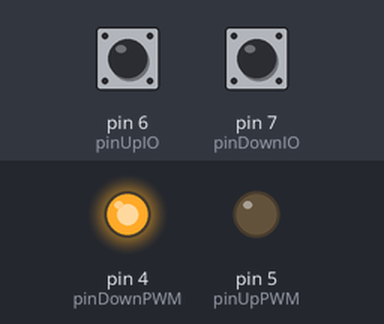
Bench run of a program on a simulated Arduino Mega 2560, built with avr-gcc and run on an emulated ATmega2560. Parts: output pins drawn as LEDs (lit = HIGH). Inputs (shaded band) come from the test bench; at power-on: pin 7 (pinDownIO) LOW, pin 6 (pinUpIO) LOW. What the program prints to the serial monitor is not drawn.

Above: at 0.9 s.
1.0 s: pin 7 (pinDownIO) pulled HIGH for 0.15 s
At 1.3 s:
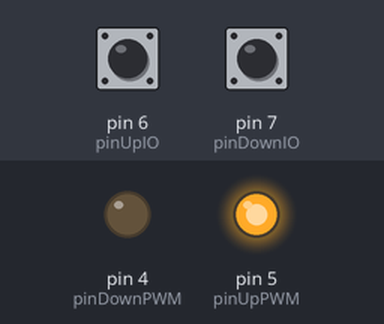
2.6 s: pin 6 (pinUpIO) pulled HIGH for 0.15 s
At 3.8 s:
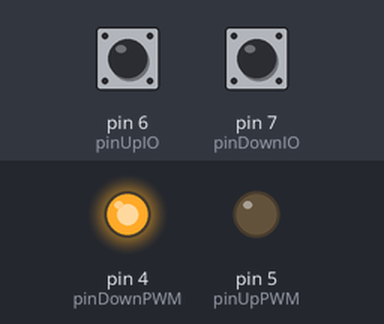
4.2 s: pin 7 (pinDownIO) pulled HIGH for 1 s
At 5.1 s:
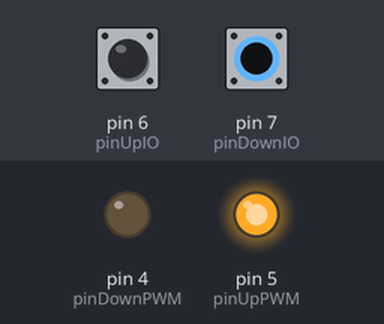
6.7 s: pin 6 (pinUpIO) pulled HIGH for 1 s
At 8.0 s:
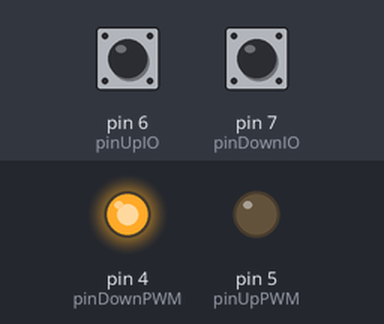
9.2 s: pin 7 (pinDownIO) pulled HIGH for 3.2 s
At 10.1 s:
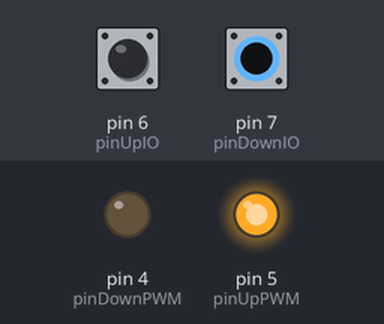
13.9 s: pin 6 (pinUpIO) driven HIGH and pin 7 (pinDownIO) driven HIGH
At 15.1 s:
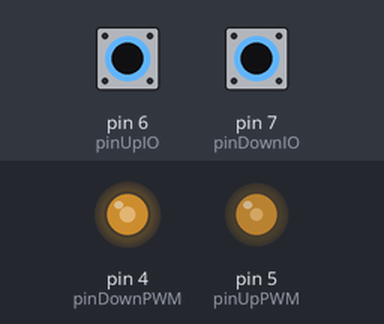
Timing chart, 0 to 16.4 s (numbered marks = the images above; inputs shaded):
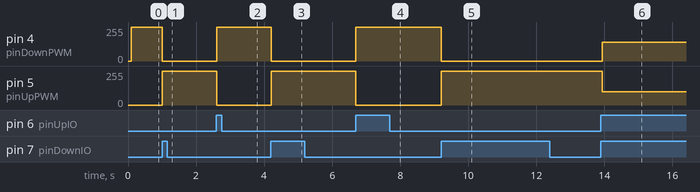

The program:

main.cpp
```cpp
// ######################################

// ============== main.cpp ==============

// ######################################

/**
 * @file Main Arduino file for running the NC4gate.
 */

// BUILT IN
#include "Arduino.h"
#include <Wire.h>

//============ VARIABLES ===============

// Pin mapping
int pinDownIO = 7;  // Down limit switch pin (green wire)
int pinUpIO = 6;    // Up limit switch pin (yellow wire)
int pinUpPWM = 5;   // Up PWM pin (blue wire)
int pinDownPWM = 4; // Down PWM pin (brown/white wire)

// PWM settings
uint8_t pwmUpFreq = 255;   // PWM dowm movement frequency [0, 255]
uint8_t pwmDownFreq = 255; // PWM up movement frequency [0, 255]

// Track switch state and the number of up/down cycles
double cycleCount = 0;

// Debugging variables
bool doTimingPrint = true; // Print the time between switches
bool doCyclePrint = false; // Print the number of cycles

//=============== FUNCTIONS =============

/**
 * @brief Print the latency for up and down movments for testing.
 *
 * @param switch_state The current switch state [1:down, 2:up].
 */
void printTimeBetweenSwitches(byte switch_state)
{
  unsigned long current_time = millis(); // Get the current time
  static unsigned long dt_down = 0;      // Duration from up to down
  static unsigned long dt_up = 0;        // Duration from down to up
  static unsigned long ts_last_down = 0; // Last time the down switch was triggered
  static unsigned long ts_last_up = 0;   // Last time the up switch was triggered

  // Down switch triggered
  if (switch_state == 1)
  {
    if (ts_last_up != 0) // Check if up switch was previously triggered
    {
      dt_down = current_time - ts_last_up;
      Serial.print(dt_down);
      Serial.println(";");
    }
    if (cycleCount == 100)
    {
      Serial.println("100 CYCLES");
    }
    ts_last_down = current_time; // Update last down switch trigger time
  }
  // Up switch triggered
  else if (switch_state == 2)
  {
    if (ts_last_down != 0) // Check if down switch was previously triggered
    {
      dt_up = current_time - ts_last_down;
      Serial.print(dt_up);
      Serial.print(", ");
    }
    ts_last_up = current_time; // Update last up switch trigger time
  }
}

/**
 * @brief Check the limit switches to see if they are triggered.
 *
 * @return 1 if the down limit switch is triggered, 2 if the up limit switch is triggered, 0 otherwise.
 */
byte checkLimitSwitches()
{
  static byte switch_state = 0; // [1:down, 2:up]

  // Check the limit switches
  if (digitalRead(pinDownIO) == HIGH && switch_state != 1)
  {
    // Serial.println("Down limit switch triggered");
    switch_state = 1;
    // Increment the cycle count for down movement
    cycleCount++;
    // Print the number of cycles
    if (doCyclePrint)
    {
      Serial.print("Cycles: ");
      Serial.println(cycleCount);
    }
    // Print the time between switches
    printTimeBetweenSwitches(switch_state);
  }
  else if (digitalRead(pinUpIO) == HIGH && switch_state != 2)
  {
    // Serial.println("Up limit switch triggered");
    switch_state = 2;
    // Print the time between switches
    if (doTimingPrint)
    {
      printTimeBetweenSwitches(switch_state);
    }
  }
  else
  {
    return 0;
  }
  return switch_state;
}

//=============== SETUP =================
void setup()
{
  // Setup serial coms for serial monoitor
  /// @note Comment this out if SerialCom is using the "Serial" HardwareSerial port
  Serial.begin(115200);
  delay(100);

  // Initialize the limit switches
  pinMode(pinDownIO, INPUT);
  pinMode(pinUpIO, INPUT);

  // Initialize the PWM pins
  pinMode(pinUpPWM, OUTPUT);
  pinMode(pinDownPWM, OUTPUT);

  // Move the gate down
  analogWrite(pinDownPWM, pwmDownFreq);
  // Check for the down limit switch
  while (checkLimitSwitches() != 1)
  {
    delay(10);
  }
  // Stop the gate
  analogWrite(pinDownPWM, 0);
  // Reset the count
  cycleCount = 0;
}

//=============== LOOP ==================
void loop()
{
  // Move the gate up
  analogWrite(pinUpPWM, pwmUpFreq);
  // Check for the up limit switch
  while (checkLimitSwitches() != 2)
  {
    delay(10);
  }
  // Stop the gate
  analogWrite(pinUpPWM, 0);

  // Move the gate down
  analogWrite(pinDownPWM, pwmDownFreq);
  // Check for the down limit switch
  while (checkLimitSwitches() != 1)
  {
    delay(10);
  }
  // Stop the gate
  analogWrite(pinDownPWM, 0);
}
```

Measured:
- after the input at 1.0 s, pin 4 (pinDownPWM): 255/255 → 0/255 at once; pin 5 (pinUpPWM): 0/255 → 255/255 at once
- after the input at 2.6 s, pin 4 (pinDownPWM): 0/255 → 255/255 at once; pin 5 (pinUpPWM): 255/255 → 0/255 at once
- after the input at 4.2 s, pin 4 (pinDownPWM): 255/255 → 0/255 at once; pin 5 (pinUpPWM): 0/255 → 255/255 at once
- after the input at 6.7 s, pin 4 (pinDownPWM): 0/255 → 255/255 at once; pin 5 (pinUpPWM): 255/255 → 0/255 at once
- after the input at 9.2 s, pin 4 (pinDownPWM): 255/255 → 0/255 at once; pin 5 (pinUpPWM): 0/255 → 255/255 at once
- after the input at 13.9 s, pin 4 (pinDownPWM): 0/255 → 142/255 at once; pin 5 (pinUpPWM): 255/255 → 101/255 at once
